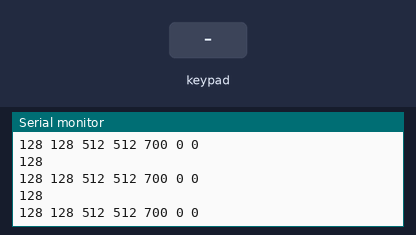
A sketch run on a simulated Arduino Uno, built with avr-gcc and run on an emulated ATmega328P. On the bench: the last lines printed to the serial monitor. Inputs (shaded band) come from the test bench.

Above: at 1.2 s.
1.3 s: key 'U' pressed
At 1.81 s:
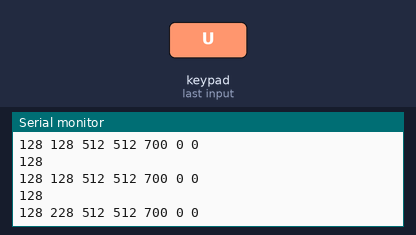
2.8 s: key 'D' pressed
At 3.32 s:
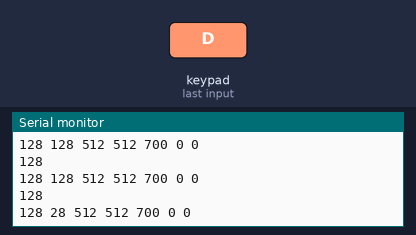
Timing chart, 0 to 5.8 s (numbered marks = the images above; inputs shaded):
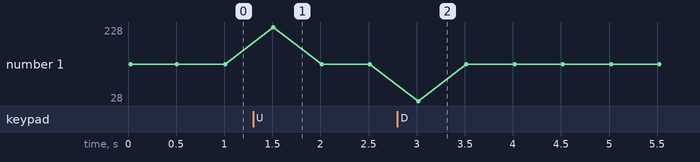

The sketch:

ArduinoNunchukDemo.ino
```cpp
// (licence header left out)
#include <Wire.h>
#include <ArduinoNunchuk.h>

#define BAUDRATE 9600

ArduinoNunchuk nunchuk = ArduinoNunchuk();

void setup()
{
  Serial.begin(BAUDRATE);
  Serial.println("ArduinoNunchukDemo");
  nunchuk.init();
  nunchuk.update();
  if (nunchuk.analogX >= 255 or nunchuk.analogX < 0){
    Serial.println("no chuck?");
  }
}

void loop()
{
  nunchuk.update();
  Serial.println(nunchuk.analogX);
  if (nunchuk.analogX > 255 or nunchuk.analogX < 0){
    Serial.println("no chuck?");
  }
  else if (int(nunchuk.analogX) == 255) {
    //setup();
    nunchuk.init();
    Serial.println("nunchuk.init()");
    delay(500);
  }
  else {
    Serial.print(nunchuk.analogX, DEC);
    Serial.print(' ');
    Serial.print(nunchuk.analogY, DEC);
    Serial.print(' ');
    Serial.print(nunchuk.accelX, DEC);
    Serial.print(' ');
    Serial.print(nunchuk.accelY, DEC);
    Serial.print(' ');
    Serial.print(nunchuk.accelZ, DEC);
    Serial.print(' ');
    Serial.print(nunchuk.zButton, DEC);
    Serial.print(' ');
    Serial.println(nunchuk.cButton, DEC);
  }
  delay(500);
}
```

Measured:
- after the input at 1.3 s, the serial monitor: prints a new line after 0.21 s (image 1)
- after the input at 2.8 s, the serial monitor: prints a new line after 0.22 s (image 2)
